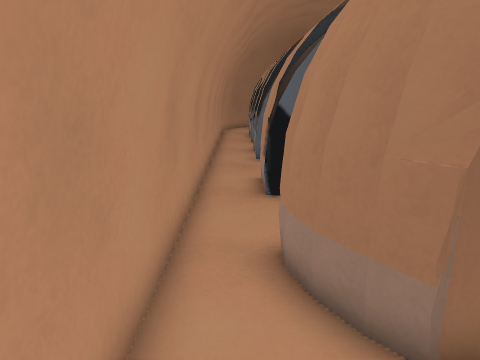
[1] (above)

16 first-person views from a walk through a 3-D level made in the Godot game engine. The camera is 1.4 m above the floor, tilts 14° down and sees 70° across. The floor is counted in squares, 0.5 m on a side. Each view is taken from the middle of a square. On the plan, view 1 faces up. The plan holds only what a view shows up to about 20 squares ahead; the rest is blank. The place goes on beyond the plan. Surface patterns are stand-ins for the level's own textures.

[2]
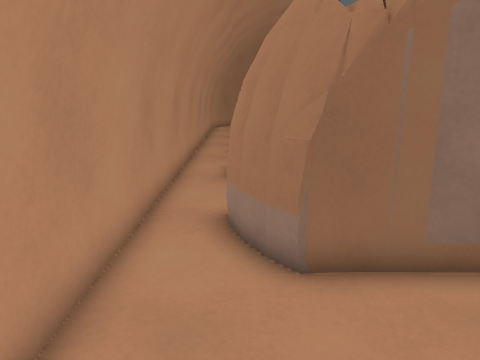

[3]
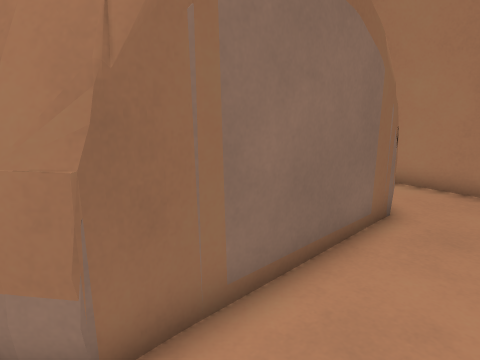

[4]
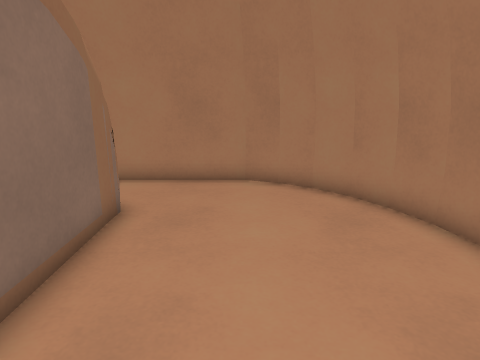

[5]
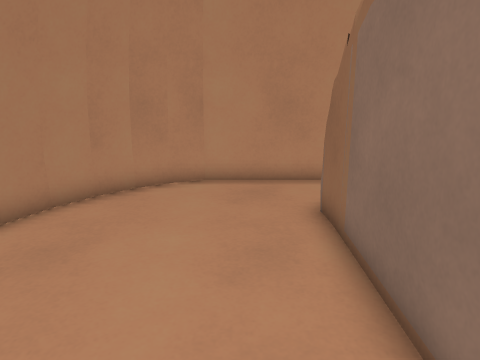

[6]
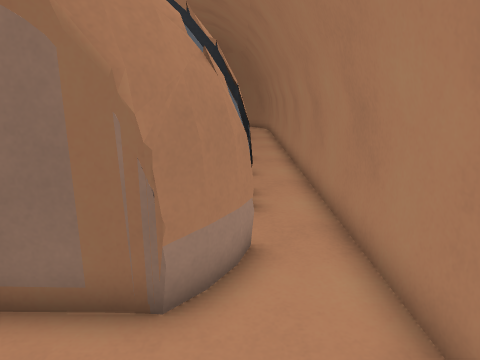

[7]
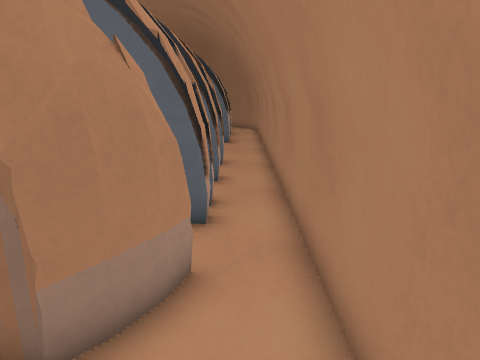

[8]
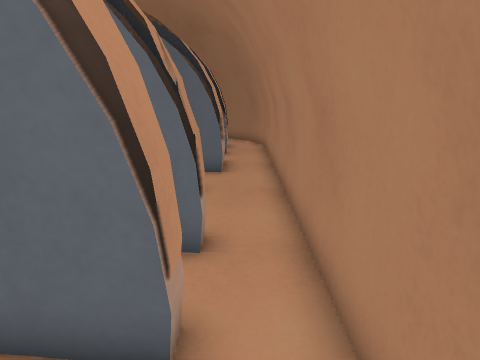

[9]
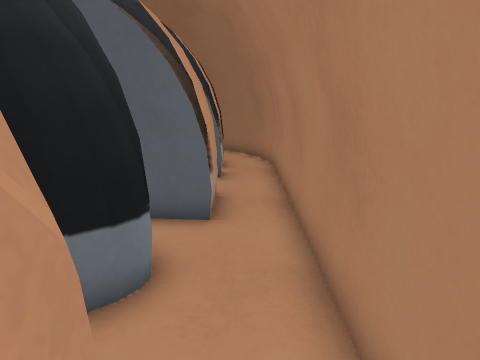

[10]
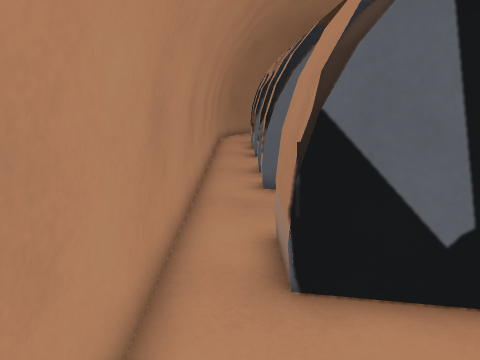

[11]
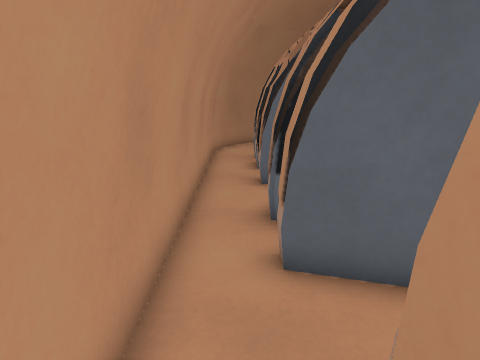

[12]
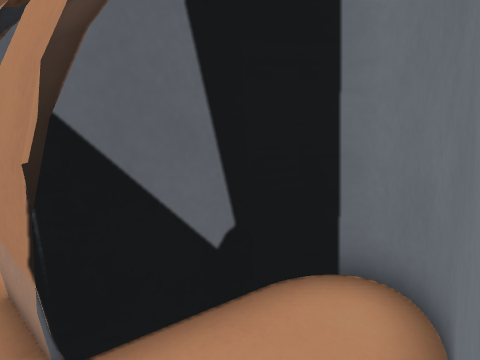

[13]
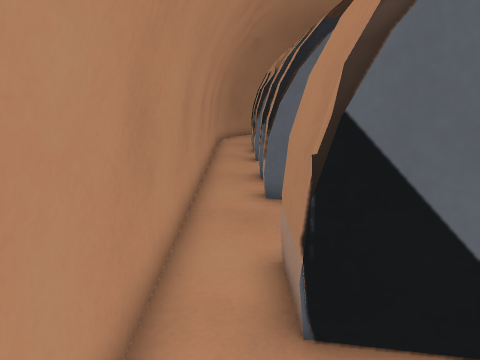

[14]
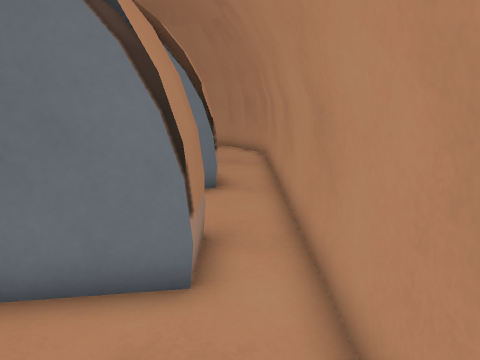

[15]
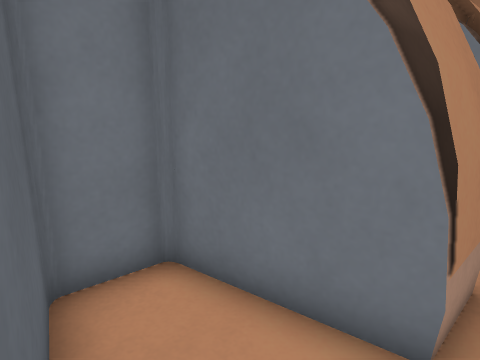

[16]
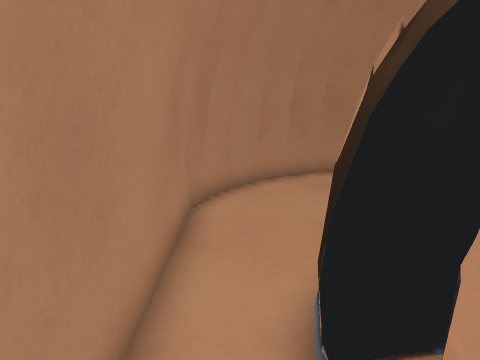

### Floor plan
Key: @ floor where view 1 was taken; # wall or solid block; . floor; = window, fence, low wall or low ledge.
Columns run from 1 left of view 1 to 12 right of it. Each row starts with its distance up from view 1.
 25            #.#
 24 ###        #.#
 23 #.#         .#
 22 #.#        #.#
 21 #.#       ##.#
 20 #..       ##.#
 19 #.        #..#
 18 #.#       #..#
 17 #.#      ##..#
 16 #.#       ...#
 15 #.###      =.#
 14 #...###   ##.#
 13 #.....#    ..#
 12 #.#####   ##.#
 11 #.##     ###.#
 10 #.##       ..#
  9 #.#####    #.#
  8 #.....#    #.#
  7 #.. ###   ##.#
  6 #.###      ..#
  5 #.##      ##.#
  4 #.##     ###.#
  3 #..########..#
  2 #............#
  1 #............#
  0 #@...........#
 -1 # .......... #
 -2 ##..........##
 -3  ## ...... ##
 -4   ###   ####

Positions as (right, up) in squares from view 1, and headings:
1: (0, 0), facing up
2: (1, -2), facing up
3: (1, 0), facing up-right
4: (1, 0), facing right
5: (10, 1), facing left
6: (10, -1), facing up
7: (11, 0), facing up
8: (11, 8), facing up
9: (11, 13), facing up
10: (0, 5), facing up
11: (0, 10), facing up
12: (0, 6), facing up-right
13: (0, 6), facing up
14: (0, 16), facing down
15: (0, 15), facing down-right
16: (11, 8), facing down
